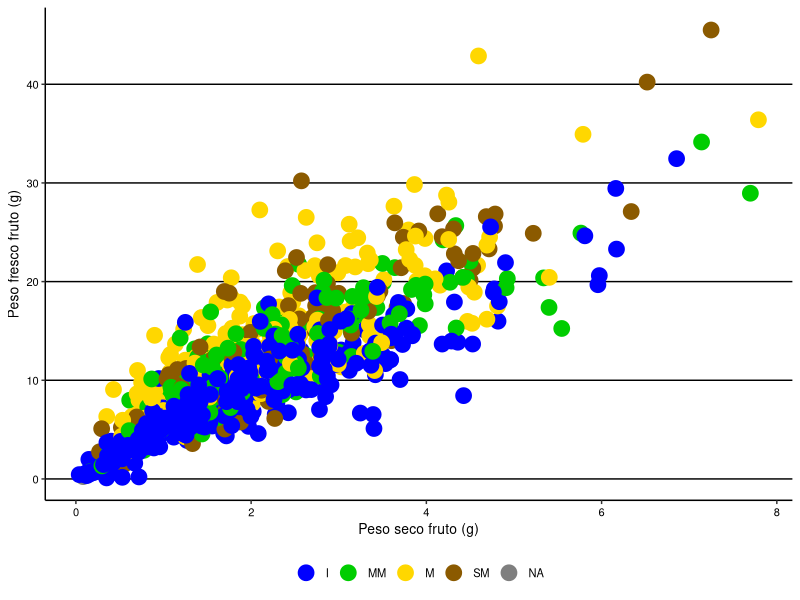

Here is the R script that generated this plot: (Note: this script raises an error after producing the figure.)
## ---- chunk 1
knitr::opts_chunk$set(warning = FALSE, message = FALSE, echo = FALSE)


# datospeso <-read_excel("nombre.xlsx", sheet="indicarhoja")
library(readxl)
datospeso <- read_excel("database.xlsx", sheet="V fisico")

datospeso$year<-factor(datospeso$year,levels=c("2019","2021","2022"))
datospeso$site<-factor(datospeso$site,levels=c("concordia", "palmar","gualeguaychu"))
datospeso$mad<-factor(datospeso$mad,levels=c("I", "MM","M","SM"))
datospeso$phenotype<-as.factor(datospeso$phenotype)
datospeso$id <-as.factor(datospeso$id)
datospeso$mad <-as.factor(datospeso$mad)
datospeso$pff <- as.numeric(datospeso$pff)
datospeso$PSS <- as.numeric(datospeso$PSS)

## ---- chunk 2
knitr::opts_chunk$set(warning = FALSE, message = FALSE, echo = FALSE)

# Se quitan filas sin datos de peso seco (en este caso no hay)
library(dplyr)
datospeso_sna <- datospeso %>% filter(!is.na(PSF))

## ---- chunk 3
knitr::opts_chunk$set(warning = FALSE, message = FALSE, echo = FALSE)

library(ggplot2)

gg_pesoseco_3a <- ggplot(data=datospeso_sna, aes(x=PSF, y=pff, color=mad))+
  geom_point(size=5)+
  # facet_grid(.~year)+
  labs(x="Peso seco fruto (g)", y="Peso fresco fruto (g)")+
  theme_classic()+
  theme(plot.title = element_text(hjust = 0.5, size = rel(1.5))) +
  scale_color_manual(values = c("blue","green3","gold","orange4")) +
  # scale_color_manual(values = c("coral1","burlywood2","palegreen4")) +
  theme(legend.title=element_blank())+
  theme(legend.position='bottom')+
  theme(panel.grid.major.y = element_line(color='black'))+
  theme(panel.grid.major.x = element_blank())+
  theme(text = element_text(size=10, color='black'))+
  theme(axis.text = element_text(color='black'))
gg_pesoseco_3a

## ---- chunk 4
knitr::opts_chunk$set(warning = FALSE, message = FALSE, echo = FALSE)

modelo_ps <- lm(PSF ~ pff, data=datospeso)

## ---- chunk 5
knitr::opts_chunk$set(warning = FALSE, message = FALSE, echo = FALSE)

# Crear un nuevo data frame con los valores para pff, site y phenotype
nuevos_datos <- data.frame(
  pff = datospeso$pff  # Valores de pff
)

# Hacer predicciones
predicciones1 <- predict(modelo_ps, newdata = nuevos_datos)

# Ver las predicciones
# print(predicciones1)

modelo_ps

## ---- chunk 6
knitr::opts_chunk$set(warning = FALSE, message = FALSE, echo = FALSE)

summary(modelo_ps)

## ---- chunk 7
knitr::opts_chunk$set(warning = FALSE, message = FALSE, echo = FALSE)


# datospeso<-read_excel("database.xlsx", sheet="V datospeso")
library(dplyr)

datospeso2022 <- datospeso %>% filter(year == 2022)
datospeso2022 <- datospeso2022 %>% filter(site == "concordia" | site == "gualeguaychu")


## ---- chunk 8
knitr::opts_chunk$set(warning = FALSE, message = FALSE, echo = FALSE)

datospeso2022$psp <- datospeso2022$PSF * 0.4842

## ---- chunk 9
knitr::opts_chunk$set(warning = FALSE, message = FALSE, echo = FALSE)

datospeso2022 <- datospeso2022 %>% filter(psp >= 0)

## ---- chunk 10
knitr::opts_chunk$set(warning = FALSE, message = FALSE, echo = FALSE)

library(ggplot2)

gg_pesoseco <- ggplot(data=datospeso2022, aes(x=psp, y=pff, color=site, shape=mad))+
  geom_point(size=5)+
  # facet_grid(.~year)+
  labs(x="Peso seco pulpa (g)", y="Peso fresco fruto (g)")+
  theme_classic()+
  theme(plot.title = element_text(hjust = 0.5, size = rel(1.5))) +
  scale_color_manual(values = c("coral1","palegreen4")) +
  # scale_color_manual(values = c("coral1","burlywood2","palegreen4")) +
  theme(legend.title=element_blank())+
  theme(legend.position='bottom')+
  theme(panel.grid.major.y = element_line(color='black'))+
  theme(panel.grid.major.x = element_blank())+
  theme(text = element_text(size=10, color='black'))+
  theme(axis.text = element_text(color='black'))

## ---- chunk 11
knitr::opts_chunk$set(warning = FALSE, message = FALSE, echo = FALSE)

library(lme4)
library(lmerTest)

modelo_psp <- lmer(psp ~ pff + (1|site/phenotype) + (1|mad), datospeso2022)

## ---- chunk 12
knitr::opts_chunk$set(warning = FALSE, message = FALSE, echo = FALSE)


# datospeso<-read_excel("database.xlsx", sheet="V datospeso")
library(readxl)
datospeso3 <- read_excel("database.xlsx", sheet="V psp")

datospeso3$year<-factor(datospeso3$year,levels=c("2019","2021","2022"))
datospeso3$site<-factor(datospeso3$site,levels=c("concordia", "palmar","gualeguaychu"))
datospeso3$phenotype<-as.factor(datospeso3$phenotype)
datospeso3$mad <-as.factor(datospeso3$mad)

datospeso3$pff <- as.numeric(datospeso3$pff)

## ---- chunk 13
knitr::opts_chunk$set(warning = FALSE, message = FALSE, echo = FALSE)

# Crear un nuevo data frame con los valores para pff, site y phenotype
nuevos_datos <- data.frame(
  pff = datospeso3$pff,  # Valores de pff
  site = datospeso3$site,  # Valores de site
  phenotype = datospeso3$phenotype,  # Valores de phenotype
  mad = datospeso3$mad
)

# Hacer predicciones
predicciones3 <- predict(modelo_psp, newdata = nuevos_datos)

# Ver las predicciones
print(predicciones3)

## ---- chunk 14
knitr::opts_chunk$set(warning = FALSE, message = FALSE, echo = FALSE)

datospeso3$predichos <- predicciones

datospeso3$f_psp <- datospeso3$predichos / datospeso3$pff

## ---- chunk 15
knitr::opts_chunk$set(warning = FALSE, message = FALSE, echo = FALSE)

tabla_ps <- datospeso3 %>%
  dplyr::group_by(phenotype) %>%
  dplyr::summarise(mean=mean(f_psp))

tabla_ps
